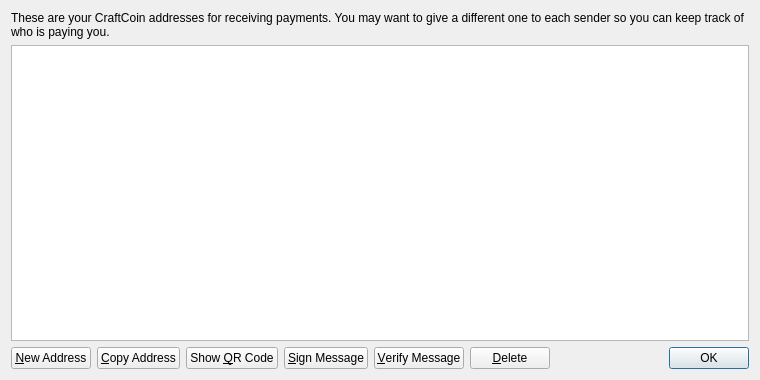
<?xml version="1.0" encoding="UTF-8"?>
<ui version="4.0">
 <class>AddressBookPage</class>
 <widget class="QWidget" name="AddressBookPage">
  <property name="geometry">
   <rect>
    <x>0</x>
    <y>0</y>
    <width>760</width>
    <height>380</height>
   </rect>
  </property>
  <property name="windowTitle">
   <string>Address Book</string>
  </property>
  <layout class="QVBoxLayout" name="verticalLayout">
   <item>
    <widget class="QLabel" name="labelExplanation">
     <property name="text">
      <string>These are your CraftCoin addresses for receiving payments. You may want to give a different one to each sender so you can keep track of who is paying you.</string>
     </property>
     <property name="textFormat">
      <enum>Qt::PlainText</enum>
     </property>
     <property name="wordWrap">
      <bool>true</bool>
     </property>
    </widget>
   </item>
   <item>
    <widget class="QTableView" name="tableView">
     <property name="contextMenuPolicy">
      <enum>Qt::CustomContextMenu</enum>
     </property>
     <property name="toolTip">
      <string>Double-click to edit address or label</string>
     </property>
     <property name="tabKeyNavigation">
      <bool>false</bool>
     </property>
     <property name="alternatingRowColors">
      <bool>true</bool>
     </property>
     <property name="selectionMode">
      <enum>QAbstractItemView::SingleSelection</enum>
     </property>
     <property name="selectionBehavior">
      <enum>QAbstractItemView::SelectRows</enum>
     </property>
     <property name="sortingEnabled">
      <bool>true</bool>
     </property>
     <attribute name="verticalHeaderVisible">
      <bool>false</bool>
     </attribute>
    </widget>
   </item>
   <item>
    <layout class="QHBoxLayout" name="horizontalLayout">
     <item>
      <widget class="QPushButton" name="newAddressButton">
       <property name="toolTip">
        <string>Create a new address</string>
       </property>
       <property name="text">
        <string>&amp;New Address</string>
       </property>
       <property name="icon">
        <iconset resource="../bitcoin.qrc">
         <normaloff>:/icons/add</normaloff>:/icons/add</iconset>
       </property>
      </widget>
     </item>
     <item>
      <widget class="QPushButton" name="copyToClipboard">
       <property name="toolTip">
        <string>Copy the currently selected address to the system clipboard</string>
       </property>
       <property name="text">
        <string>&amp;Copy Address</string>
       </property>
       <property name="icon">
        <iconset resource="../bitcoin.qrc">
         <normaloff>:/icons/editcopy</normaloff>:/icons/editcopy</iconset>
       </property>
      </widget>
     </item>
     <item>
      <widget class="QPushButton" name="showQRCode">
       <property name="text">
        <string>Show &amp;QR Code</string>
       </property>
       <property name="icon">
        <iconset resource="../bitcoin.qrc">
         <normaloff>:/icons/qrcode</normaloff>:/icons/qrcode</iconset>
       </property>
      </widget>
     </item>
     <item>
      <widget class="QPushButton" name="signMessage">
       <property name="toolTip">
        <string>Sign a message to prove you own a Bitcoin address</string>
       </property>
       <property name="text">
        <string>&amp;Sign Message</string>
       </property>
       <property name="icon">
        <iconset resource="../bitcoin.qrc">
         <normaloff>:/icons/edit</normaloff>:/icons/edit</iconset>
       </property>
      </widget>
     </item>
     <item>
      <widget class="QPushButton" name="verifyMessage">
       <property name="toolTip">
        <string>Verify a message to ensure it was signed with a specified Bitcoin address</string>
       </property>
       <property name="text">
        <string>&amp;Verify Message</string>
       </property>
       <property name="icon">
        <iconset resource="../bitcoin.qrc">
         <normaloff>:/icons/transaction_0</normaloff>:/icons/transaction_0</iconset>
       </property>
      </widget>
     </item>
     <item>
      <widget class="QPushButton" name="deleteButton">
       <property name="toolTip">
        <string>Delete the currently selected address from the list. Only sending addresses can be deleted.</string>
       </property>
       <property name="text">
        <string>&amp;Delete</string>
       </property>
       <property name="icon">
        <iconset resource="../bitcoin.qrc">
         <normaloff>:/icons/remove</normaloff>:/icons/remove</iconset>
       </property>
      </widget>
     </item>
     <item>
      <spacer name="horizontalSpacer">
       <property name="orientation">
        <enum>Qt::Horizontal</enum>
       </property>
       <property name="sizeHint" stdset="0">
        <size>
         <width>40</width>
         <height>20</height>
        </size>
       </property>
      </spacer>
     </item>
     <item>
      <widget class="QDialogButtonBox" name="buttonBox">
       <property name="sizePolicy">
        <sizepolicy hsizetype="Maximum" vsizetype="Fixed">
         <horstretch>0</horstretch>
         <verstretch>0</verstretch>
        </sizepolicy>
       </property>
       <property name="standardButtons">
        <set>QDialogButtonBox::Ok</set>
       </property>
      </widget>
     </item>
    </layout>
   </item>
  </layout>
 </widget>
 <resources>
  <include location="../bitcoin.qrc"/>
 </resources>
 <connections/>
</ui>
